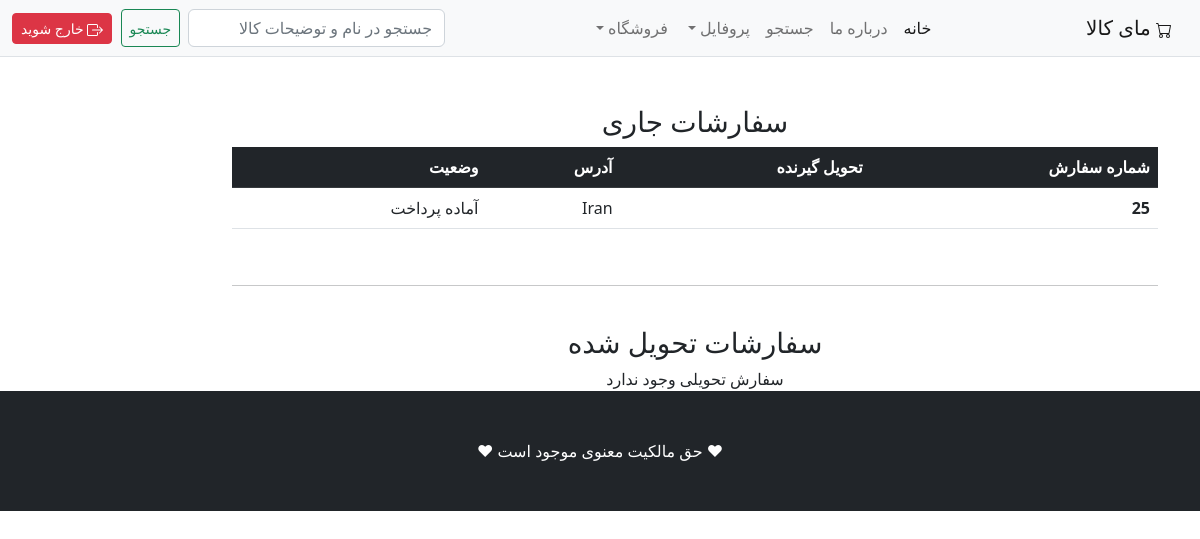
The app's page /orders/ (signed in) with its own data.
### payment/models.py (models this page shows, shortened)
class Order(models.Model):
    ORDER_STATUS_CHOICES = [
            ('pending','آماده پرداخت'),
            ('processing','درحال پردازش سفارش'),
            ('shipping','ارسال به مشتری'),
            ('delivered','تحویل به مشتری'),
            ]
    user=models.ForeignKey(User,on_delete=models.CASCADE,null=True,blank=True)
    full_name = models.CharField(max_length=250)
    email=models.EmailField(max_length=250,blank=True)
    shipping_address_full_name=models.CharField(max_length=15000)
    amount_paid=models.DecimalField(decimal_places=0,max_digits=10)
    date_ordered=jalali_models.jDateTimeField(auto_now_add=True)
    order_status=models.CharField(max_length=10, choices=ORDER_STATUS_CHOICES,default='pending')
    last_update=jalali_models.jDateTimeField(auto_now=True)

### shop/views.py (the view)
# urls.py: path('orders/', views.user_orders, name='user_orders'),
def user_orders(request):
    if request.user.is_authenticated:
        delivered_orders=Order.objects.filter(user=request.user,order_status='delivered')
        current_orders=Order.objects.filter(user=request.user).exclude(order_status='delivered')
        context = {'delivered_orders':delivered_orders,'current_orders':current_orders}
        return render(request,'user_orders.html',context)
    else:
        messages.success(request, 'شما دسترسی به این صفحه ندارید')
        return redirect('home')

### cart/context_processors.py (called while the page is built)
def cart(request):
    return {'cart': Cart(request)}

### shop/templates/user_orders.html
{% extends 'base.html' %}
{% block content %}
    <div class="container">
        <div class="row">
            <div class="col-10">
                <center>
                 <br/>
            <br/>
    <h3> سفارشات جاری</h3>
    {% if current_orders %}
   <table class="table">
  <thead class="table-dark">
    <tr>
      <th scope="col">شماره سفارش</th>
      <th scope="col">تحویل گیرنده</th>
      <th scope="col">آدرس</th>
      <th scope="col">وضعیت</th>
    </tr>
  </thead>
  <tbody>
    {% for order in current_orders %}
    <tr>
      <th scope="row">{{ order.id }}</th>
      <td>{{ order.full_name }}</td>
      <td>{{ order.shipping_address_full_name }}</td>
      <td>{{ order.get_order_status_display }}</td>
    </tr>
  {% endfor %}
  </tbody>
   </table>
        {% else %}سفارش جاری وجود ندارد
{% endif %}
                <br/>
                <hr/>
                <br/>
                    <h3> سفارشات تحویل شده</h3>
    {% if delivered_orders %}
   <table class="table">
  <thead class="table-dark">
    <tr>
      <th scope="col">شماره سفارش</th>
      <th scope="col">تحویل گیرنده</th>
      <th scope="col">آدرس</th>
      <th scope="col">وضعیت</th>
    </tr>
  </thead>
  <tbody>
    {% for order in delivered_orders %}
    <tr>
      <th ><a href="{% url 'orders_details' order.id %}">سفارش شماره -  {{ order.id }}</a>   </th>
      <td>{{ order.full_name }}</td>
      <td>{{ order.shipping_address_full_name }}</td>
      <td>{{ order.get_order_status_display }}</td>
    </tr>
  {% endfor %}
  </tbody>
               </table>
         {% else %}سفارش تحویلی وجود ندارد
{% endif %}
                <br/>
                    </center>
            </div>
        </div>
    </div>
{% endblock %}

### records on screen
Order: id "25", shipping_address_full_name "Iran", order_status "آماده پرداخت"
